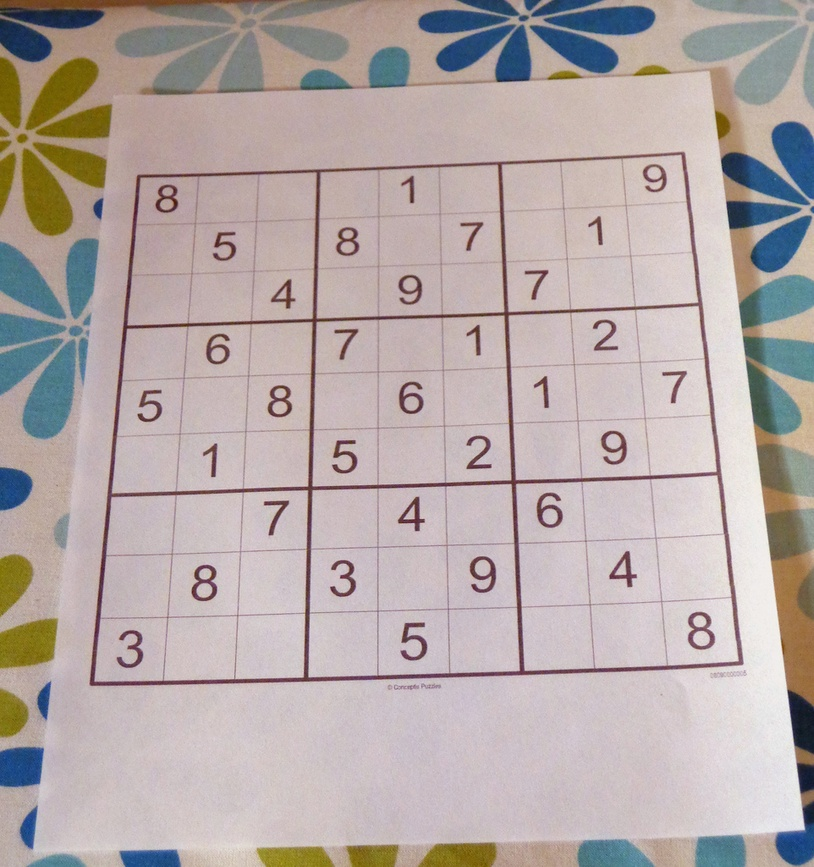
#> input picture Computer-Vision-with-Python/DATA/sudoku.jpg, 814 x 867 px, shrunk from 962 x 1024 before the run, found by its file name
$ jupyter execute 05-Gradients.ipynb   (shell and % lines are left out)   (older library calls are emulated)
#> lines starting #> are read from the running program, lines starting #| are printed output that depends on the picture; after the words box and inside, x2 and y2 are one past the last pixel; in counts of white or black regions, pixels touching at a corner belong together
[cell 1]
import cv2
import matplotlib.pyplot as plt
import numpy as np

[cell 2]
def display_img(img):
    fig = plt.figure(figsize=(12,10))
    ax = fig.add_subplot(111)
    ax.imshow(img,cmap='gray')

[cell 3]
img = cv2.imread('D:\ANSON\OpenCV\Computer-Vision-with-Python\DATA\sudoku.jpg',0)
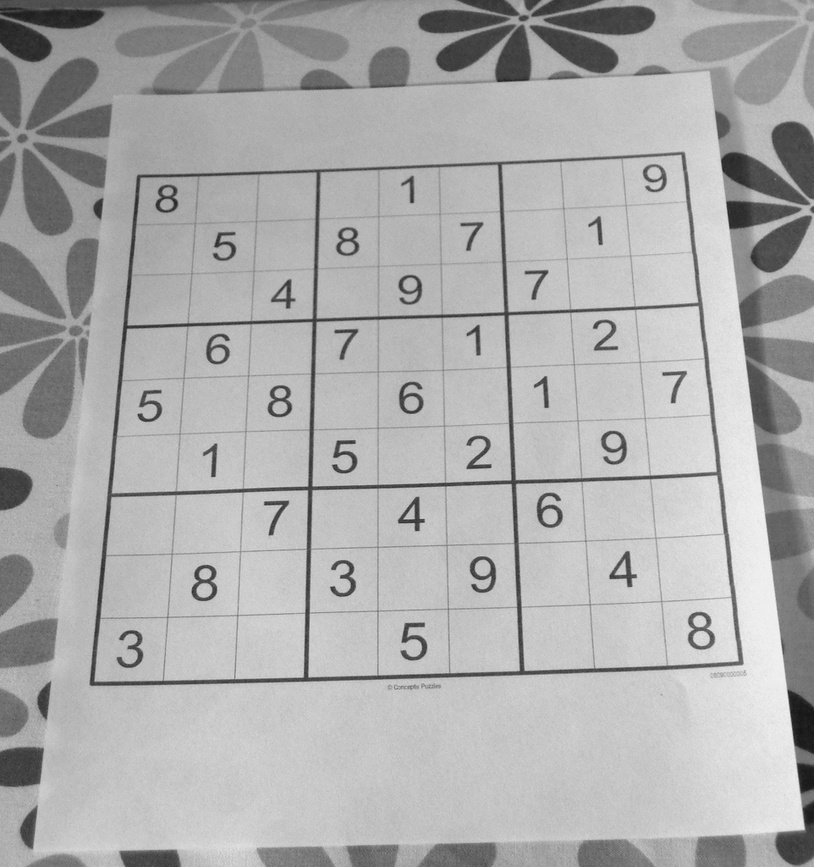
#> img: shape (867, 814); min 19, max 246, mean 172.7
display_img(img)

[cell 4]
thres = cv2.adaptiveThreshold(img, 255, cv2.ADAPTIVE_THRESH_GAUSSIAN_C, cv2.THRESH_BINARY,7,8)
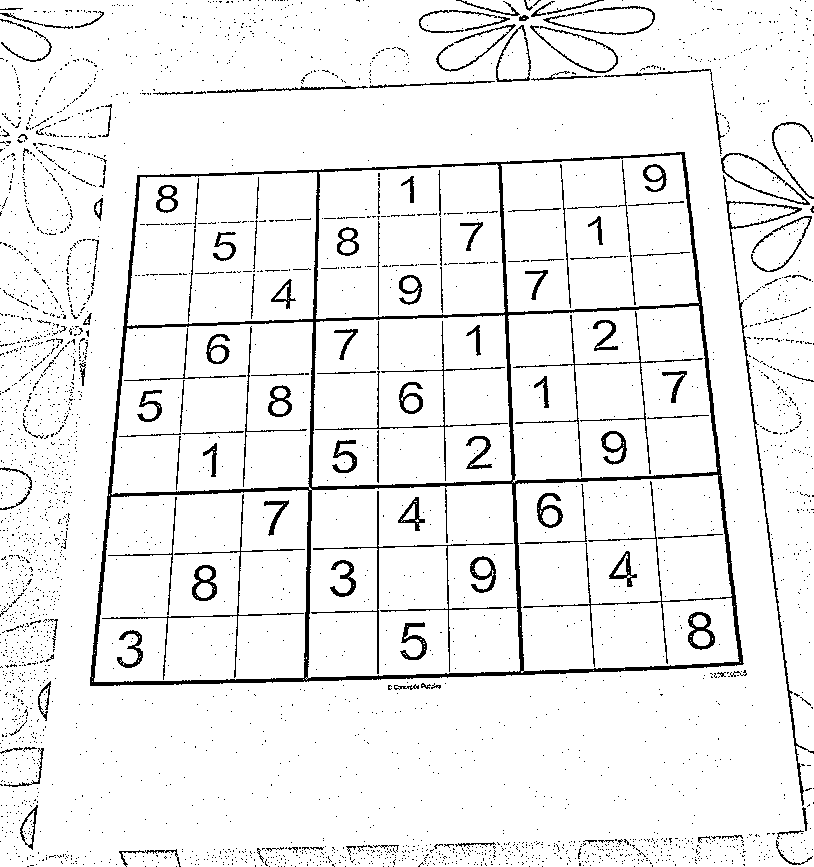
#> thres: shape (867, 814); 93.3% white; 3125 black regions (2970 under 20 px), largest, box (x1, y1, x2, y2) and area: (90, 152, 744, 686) 15966, (723, 175, 814, 806) 1623, (311, 491, 516, 674) 1111
display_img(thres)

[cell 5]
kernel = np.ones((5,5),dtype=np.uint8)

[cell 6]
openning = cv2.morphologyEx(thres, op=cv2.MORPH_OPEN, kernel=kernel)
#> openning: shape (867, 814); 91.2% white; 1310 black regions (1186 under 20 px), largest, box (x1, y1, x2, y2) and area: (90, 152, 744, 694) 25686, (140, 0, 814, 867) 8572, (339, 841, 543, 867) 1990
display_img(openning)

## Sobel

[cell 7]
sobelx = cv2.Sobel(img,cv2.CV_64F,1,0,ksize=5)
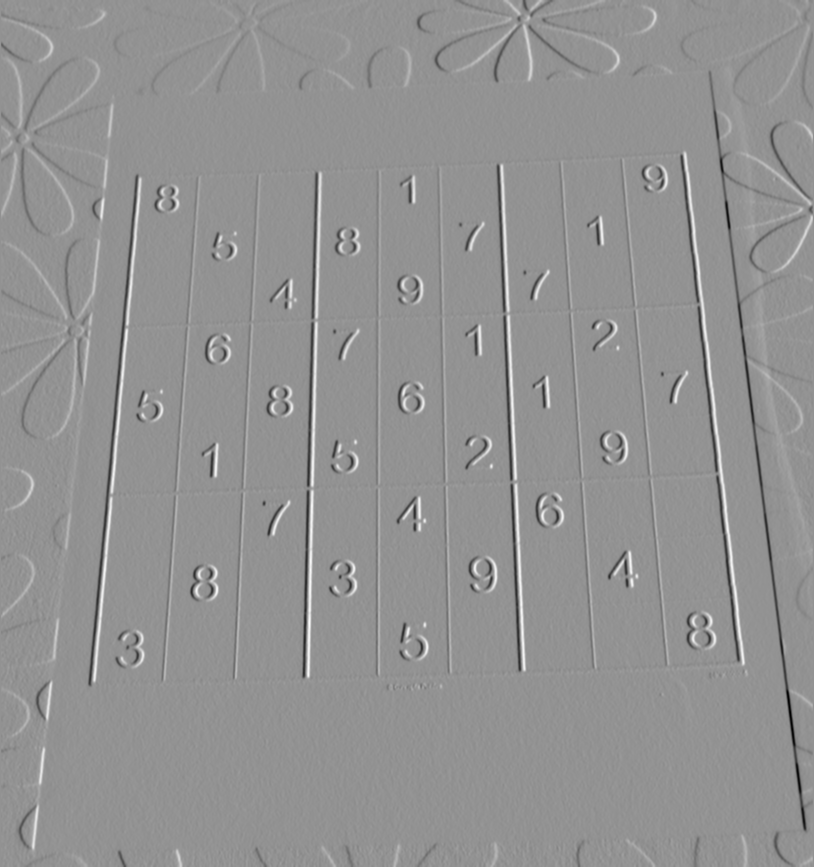
#> sobelx: shape (867, 814) float64; min -9131, max 6741, mean 1; drawn with min black and max white
display_img(sobelx)

[cell 8]
sobely = cv2.Sobel(img,cv2.CV_64F,0,1,ksize=5)
display_img(sobely)

[cell 9]
blended = cv2.addWeighted(src1=sobelx, alpha=0.5, src2=sobely, beta=0.5, gamma=0)
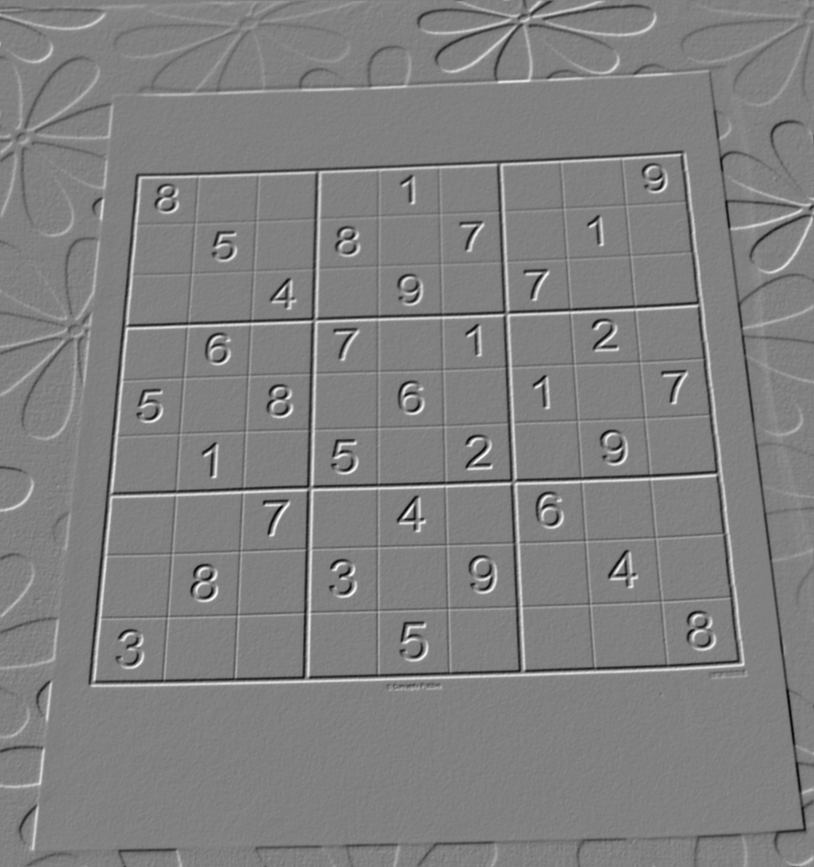
#> blended: shape (867, 814) float64; min -4423, max 4334, mean 2.5; drawn with min black and max white
display_img(blended)

[cell 10]
gradient = cv2.morphologyEx(blended, cv2.MORPH_GRADIENT, kernel)
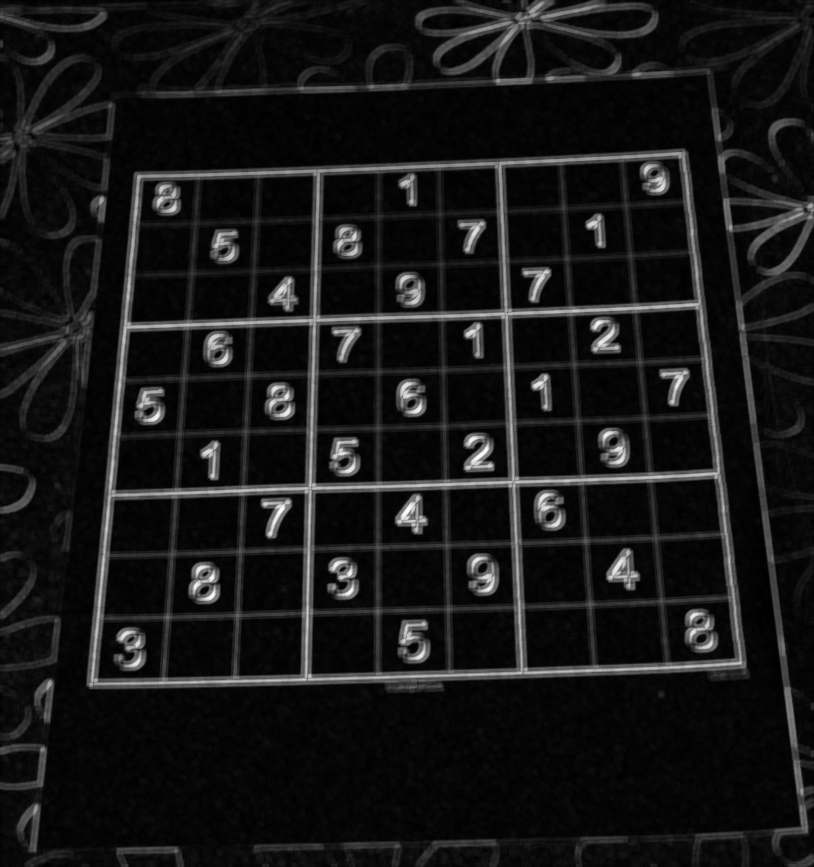
#> gradient: shape (867, 814) float64; min 44, max 8526, mean 817.7; drawn with min black and max white
display_img(gradient)

## Laplacian

[cell 11]
laplacian = cv2.Laplacian(img, cv2.CV_64F, ksize=5)
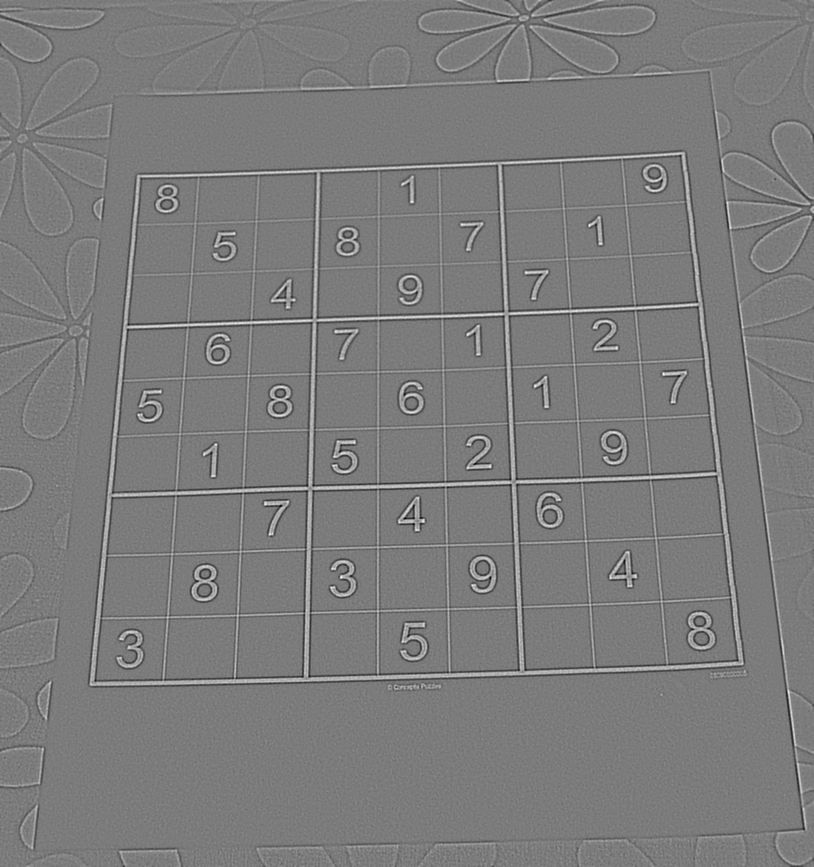
#> laplacian: shape (867, 814) float64; min -4216, max 4458, mean 0; drawn with min black and max white
display_img(laplacian)

$ run again, with Computer-Vision-with-Python/DATA/Nadia_Murad.jpg copied over Computer-Vision-with-Python/DATA/sudoku.jpg
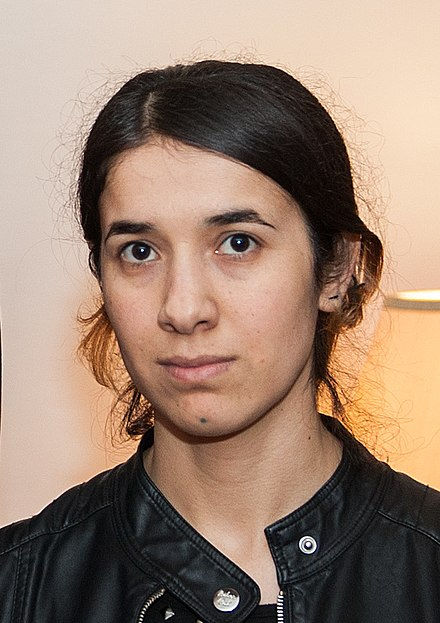
#> input picture Computer-Vision-with-Python/DATA/Nadia_Murad.jpg, 440 x 623 px, found by its file name
#> `thres = cv2.adaptiveThreshold(img, 255, cv2.ADAPTIVE_THRESH_GAUSSIAN_C..`:
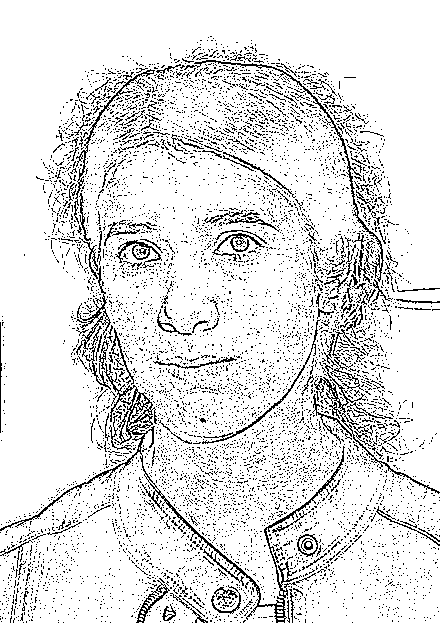
#> thres: shape (623, 440); 88.3% white; black in thin lines or dots
#> openning: shape (623, 440); 60.1% white; 548 black regions (512 under 20 px), largest, box (x1, y1, x2, y2) and area: (0, 40, 440, 623) 106333, (0, 316, 7, 433) 247, (383, 572, 401, 599) 156
#> `laplacian = cv2.Laplacian(img, cv2.CV_64F, ksize=5)`:
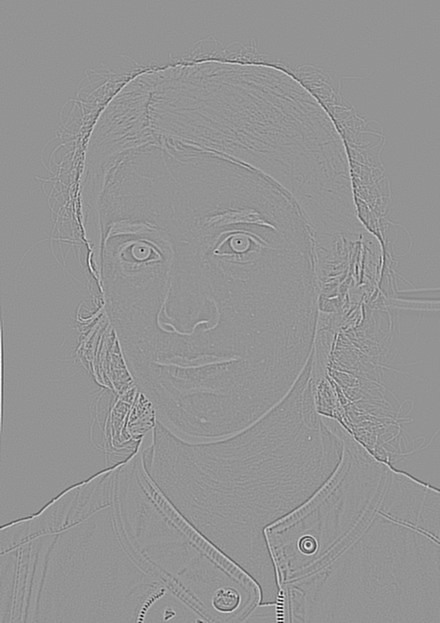
#> laplacian: shape (623, 440) float64; min -11726, max 8520, mean 1; drawn with min black and max white
